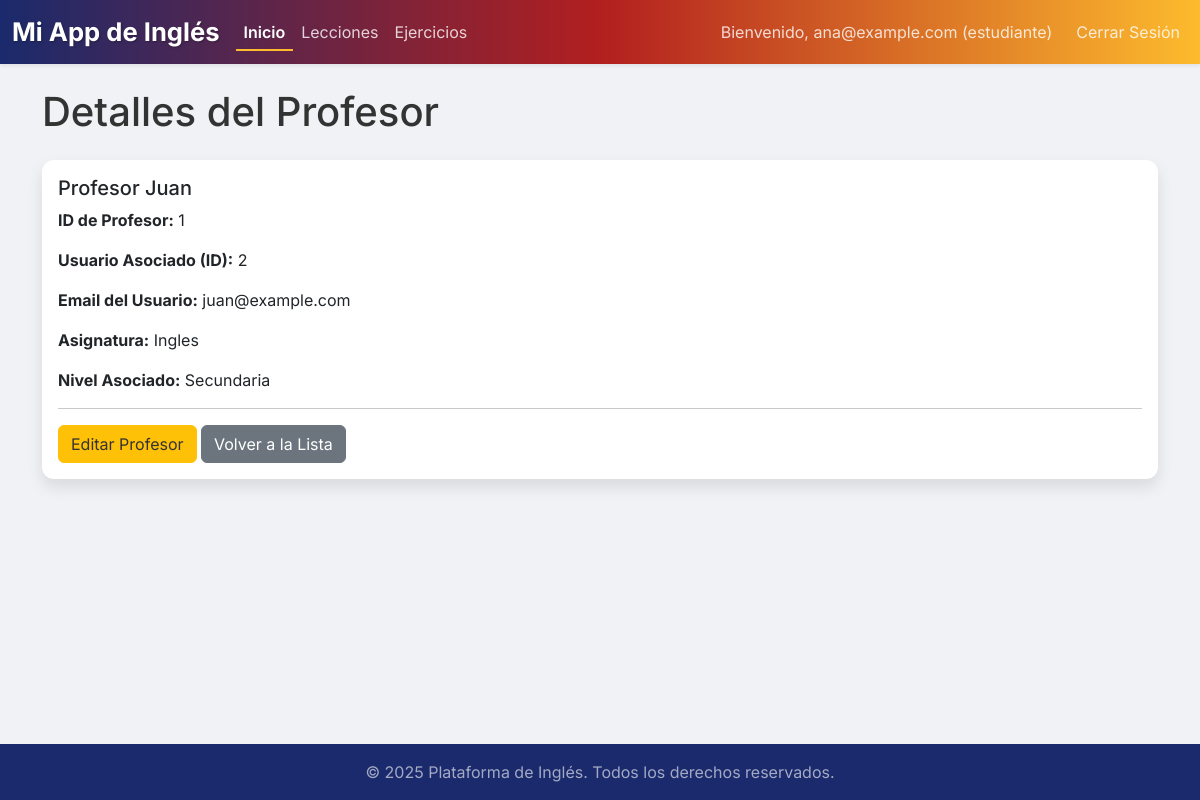
Screenshot of /ver_profesor_web/1 (signed in) with the database file from the repository.
### app.py (models this page shows, shortened)
class BaseModel(db.Model):
    __abstract__ = True # Indica que esta clase es abstracta y no se mapeará a una tabla

class Usuario(BaseModel):
    __tablename__ = 'usuarios'
    id_usuario = db.Column(db.Integer, primary_key=True)
    nombre = db.Column(db.String(100), nullable=False)
    email = db.Column(db.String(120), unique=True, nullable=False)
    contrasena_hash = db.Column(db.String(255), nullable=False)
    rol = db.Column(db.String(50), nullable=False) # 'admin', 'profesor', 'estudiante'
    fecha_registro = db.Column(db.DateTime, default=datetime.datetime.now)
    activo = db.Column(db.Boolean, default=True)
    estudiante_rel = db.relationship('Estudiante', backref='usuario', uselist=False, lazy=True, cascade="all, delete-orphan")
    profesor_rel = db.relationship('Profesor', backref='usuario', uselist=False, lazy=True, cascade="all, delete-orphan")

class Profesor(BaseModel):
    __tablename__ = 'profesores'
    id_profesor = db.Column(db.Integer, primary_key=True)
    id_usuario = db.Column(db.Integer, db.ForeignKey('usuarios.id_usuario', ondelete='CASCADE'), unique=True, nullable=False)
    asignatura = db.Column(db.String(100), nullable=False) # Ej: 'Gramática Inglesa', 'Conversación'
    id_nivel = db.Column(db.Integer, db.ForeignKey('niveles.id_nivel'), nullable=True) # Opcional: si el profesor se especializa en un nivel (Aquí no se necesita ondelete si el Nivel no lo tiene)
    lecciones = db.relationship('Leccion', backref='profesor', lazy=True, cascade="all, delete-orphan")

class Nivel(BaseModel):
    __tablename__ = 'niveles'
    id_nivel = db.Column(db.Integer, primary_key=True)
    niveles = db.Column(db.String(80), unique=True, nullable=False)
    estudiantes = db.relationship('Estudiante', backref='nivel_obj', lazy=True)
    profesores = db.relationship('Profesor', backref='nivel_obj', lazy=True)
    lecciones = db.relationship('Leccion', backref='nivel_obj', lazy=True) # Si las lecciones tienen un nivel específico

### app.py (the view)
@app.route('/ver_profesor_web/<int:id_profesor>')
@login_required
def ver_profesor_web(id_profesor):
    profesor = Profesor.query.get_or_404(id_profesor)
    return render_template('ver_profesor.html', profesor=profesor)

### app.py (called while the page is built)
def login_required(f):
    @wraps(f)
    def decorated_function(*args, **kwargs):
        if 'user_id' not in session:
            flash('Necesitas iniciar sesión para acceder a esta página.', 'warning')
            return redirect(url_for('login'))
        return f(*args, **kwargs)
    return decorated_function

### templates/ver_profesor.html (shortened to what this page needs)
{% extends "base.html" %}
{% block content %}
    <h1 class="mb-4">Detalles del Profesor</h1>
    <div class="card">
        <div class="card-body">
            <h5 class="card-title">{{ profesor.usuario.nombre if profesor.usuario else 'Profesor Desconocido' }}</h5>
            <p class="card-text"><strong>ID de Profesor:</strong> {{ profesor.id_profesor }}</p>
            <p class="card-text"><strong>Usuario Asociado (ID):</strong> {{ profesor.id_usuario }}</p>
            <p class="card-text"><strong>Email del Usuario:</strong> {{ profesor.usuario.email if profesor.usuario else 'N/A' }}</p>
            <p class="card-text"><strong>Asignatura:</strong> {{ profesor.asignatura }}</p>
            <p class="card-text"><strong>Nivel Asociado:</strong> {{ profesor.nivel_obj.niveles if profesor.nivel_obj else 'Ninguno' }}</p>
            <hr>
            <a href="{{ url_for('editar_profesor_web', id_profesor=profesor.id_profesor) }}" class="btn btn-warning">Editar Profesor</a>
            <a href="{{ url_for('profesores_web') }}" class="btn btn-secondary">Volver a la Lista</a>
        </div>
    </div>
{% endblock %}

### static/css/style.css (style rules this page uses)
body { font-family: 'Inter', sans-serif; background-color: #f0f2f5; color: #333; min-height: 100vh; display: flex; flex-direction: column; }
.card { border: none; border-radius: 0.75rem; box-shadow: 0 0.5rem 1rem rgba(0, 0, 0, 0.1); transition: transform 0.2s ease-in-out; }
.btn-warning { background-color: #ffc107; border-color: #ffc107; color: #333; }
.btn-secondary { background-color: #6c757d; border-color: #6c757d; }

### rows the page displays
Usuario: usuario "Profesor Juan", usuario "juan@example.com"
Profesor: id_profesor "1", id_usuario "2", asignatura "Ingles"
Nivel: nivel_obj "Secundaria"

### other values shown
{{ session.get('user_email') }} "ana@example.com"
{{ session.get('user_rol') }} "estudiante"
